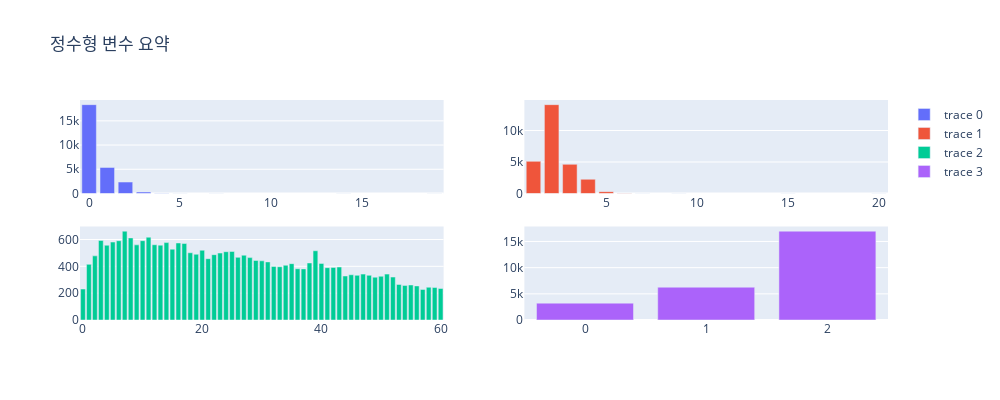

Here is the notebook cell this chart was saved with:
### Code cell
# 정수형 변수 분포 (child_num, family_size, begin_month, credit(Y))
child_num_cnt = credit_card_overdue_processed.groupby('child_num').size().reset_index(name='count')
family_size_cnt = credit_card_overdue_processed.groupby('family_size').size().reset_index(name='count')
begin_month_cnt = credit_card_overdue_processed.groupby('begin_month').size().reset_index(name='count')
credit_cnt = credit_card_overdue_processed.groupby('credit').size().reset_index(name='count')

fig = make_subplots(rows=2, cols=2)

fig.add_trace(
    go.Bar(x=child_num_cnt['child_num'], y=child_num_cnt['count']),
    row=1, col=1
)
fig.add_trace(
    go.Bar(x=family_size_cnt['family_size'], y=family_size_cnt['count']),
    row=1, col=2
)
fig.add_trace(
    go.Bar(x=begin_month_cnt['begin_month'], y=begin_month_cnt['count']),
    row=2, col=1
)
fig.add_trace(
    go.Bar(x=credit_cnt['credit'], y=credit_cnt['count']),
    row=2, col=2
)

fig.update_layout(height=400, width=1000, title_text='정수형 변수 요약')
fig.show()

### Figure 1 — Plotly figure (JSON) as saved in the notebook; plotly's stock layout.template omitted (floating-point values rounded to 4 significant figures)
{"data": [{"type": "bar", "x": [0, 1, 2, 3, 4, 5, 7, 14, 19], "xaxis": "x", "y": [18340, 5386, 2362, 306, 47, 10, 2, 3, 1], "yaxis": "y"}, {"type": "bar", "x": [1, 2, 3, 4, 5, 6, 7, 9, 15, 20], "xaxis": "x2", "y": [5109, 14106, 4632, 2260, 291, 44, 9, 2, 3, 1], "yaxis": "y2"}, {"type": "bar", "x": [0, 1, 2, 3, 4, 5, 6, 7, 8, 9, 10, 11, 12, 13, 14, 15, 16, 17, 18, 19, 20, 21, 22, 23, 24, 25, 26, 27, 28, 29, 30, 31, 32, 33, 34, 35, 36, 37, 38, 39, 40, 41, 42, 43, 44, 45, 46, 47, 48, 49, 50, 51, 52, 53, 54, 55, 56, 57, 58, 59, 60], "xaxis": "x3", "y": [231, 415, 478, 593, 557, 581, 591, 662, 612, 560, 591, 617, 561, 558, 577, 528, 574, 570, 501, 490, 520, 457, 487, 499, 509, 511, 467, 483, 465, 444, 441, 433, 399, 397, 408, 420, 382, 381, 425, 516, 422, 390, 392, 395, 328, 337, 333, 342, 333, 319, 326, 342, 320, 265, 258, 261, 254, 228, 244, 242, 235], "yaxis": "y3"}, {"type": "bar", "x": [0, 1, 2], "xaxis": "x4", "y": [3222, 6267, 16968], "yaxis": "y4"}], "layout": {"height": 400, "title": {"text": "정수형 변수 요약"}, "width": 1000, "xaxis": {"anchor": "y", "autorange": true, "domain": [0, 0.45], "range": [-0.5, 19.5], "type": "linear"}, "xaxis2": {"anchor": "y2", "autorange": true, "domain": [0.55, 1], "range": [0.5, 20.5], "type": "linear"}, "xaxis3": {"anchor": "y3", "autorange": true, "domain": [0, 0.45], "range": [-0.5, 60.5], "type": "linear"}, "xaxis4": {"anchor": "y4", "autorange": true, "domain": [0.55, 1], "range": [-0.5, 2.5], "type": "linear"}, "yaxis": {"anchor": "x", "autorange": true, "domain": [0.575, 1], "range": [0, 19310.0], "type": "linear"}, "yaxis2": {"anchor": "x2", "autorange": true, "domain": [0.575, 1], "range": [0, 14850.0], "type": "linear"}, "yaxis3": {"anchor": "x3", "autorange": true, "domain": [0, 0.425], "range": [0, 696.8], "type": "linear"}, "yaxis4": {"anchor": "x4", "autorange": true, "domain": [0, 0.425], "range": [0, 17860.0], "type": "linear"}}}
